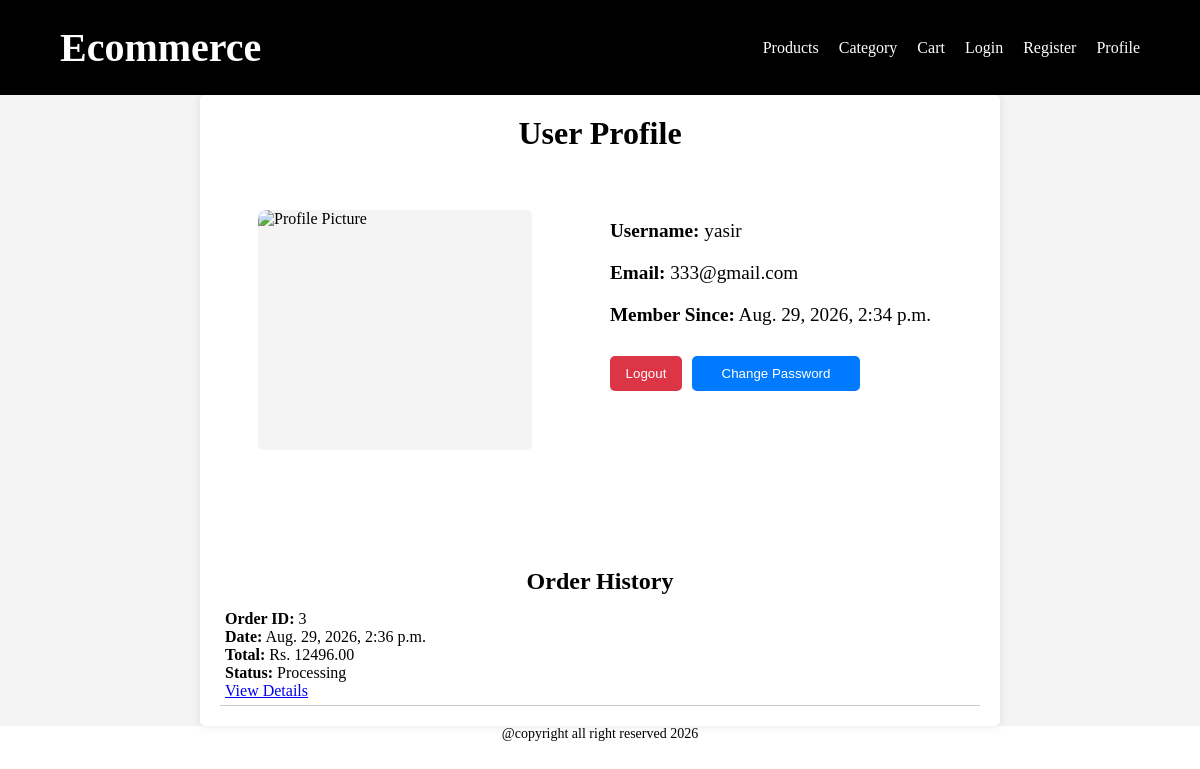
/accounts/profile/ (signed in), run on an earlier commit of the app's database.
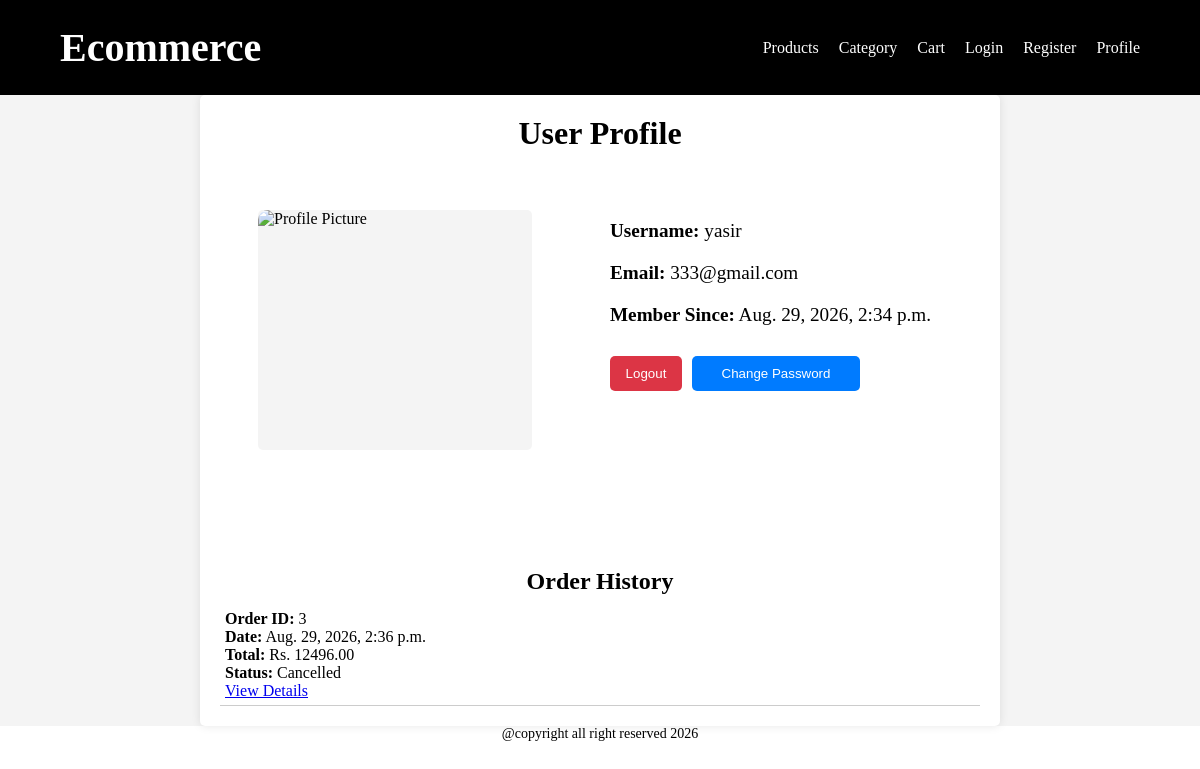
And on a later commit of the database.
### apps/orders/models.py (models this page shows, shortened)
class Order(models.Model):
    class StatusChoices(models.TextChoices):
        Pending = 'Pending' ,'Pending'
        Processing = 'Processing', 'Processing'
        Deliverd ='Deliverd','Deliverd'
        Shipped = 'Shipped','Shipped'
        Cancelled = 'Cancelled','Cancelled'
    customer = models.ForeignKey(Customer , on_delete=models.CASCADE , related_name='orders')
    status = models.CharField(
        max_length=50,
        choices=StatusChoices.choices,
        default=StatusChoices.Pending
    )
    total_price = models.DecimalField(max_digits=10 ,decimal_places=2)
    created_at = models.DateTimeField(auto_now_add=True)
    ALLOWED_TRANSITIONS = {
        StatusChoices.Pending : [ StatusChoices.Processing , StatusChoices.Cancelled],
        StatusChoices.Processing : [StatusChoices.Shipped , StatusChoices.Cancelled],
        StatusChoices.Shipped : [StatusChoices.Deliverd],
        StatusChoices.Deliverd : [],
        StatusChoices.Cancelled : [],
    }

### apps/accounts/views.py (the view)
# urls.py: path('profile/' , views.profile , name='profile'),
@login_required
def profile(req):
    customer = req.user.customer
    orders = customer.orders.all().order_by('-created_at')
    context = {
        'user' : req.user,
        'orders': orders ,
    }
    return render(req , 'accounts/profile.html' , context)

### templates/accounts/profile.html (shortened to what this page needs)
{% extends 'base.html' %}
{% load static %}
{% block link %}
    <link rel="stylesheet" href="{% static 'CSS/accounts.css' %}">
{% endblock %}
{% block content %}
    <main class="profile-main">
        <div class="profile-container">
            <h1>User Profile</h1>
            <div class="profile-data-container">
                <div class="profile-pic">
                    <img src="{% static 'images/profile-pic.png' %}" alt="Profile Picture">
                </div>
                <div class="profile-info">
                    <p><strong>Username:</strong> {{ user.username }}</p>
                    <p><strong>Email:</strong> {{ user.email }}</p>
                    <p><strong>Member Since:</strong> {{ user.date_joined }}</p>
                    <div class="profile-actions">
                        <form method="post" action="{% url 'logout' %}">
                            <button class='logout-btn' type="submit">Logout</button>
                        </form>
                        <form method="post" action="{% url 'change_password' %}">
                            <button class='change-password-btn' type="submit">Change Password</button>
                        </form>
                    </div>
                </div>
            </div>
            <div class="order-section">
                <h2>Order History</h2>
                {% if orders %}
                    <ul class="order-list">
                        {% for order in orders %}
                            <li class="order-item">
                                <p><strong>Order ID:</strong> {{ order.id }}</p>
                                <p><strong>Date:</strong> {{ order.created_at }}</p>
                                <p><strong>Total:</strong> Rs. {{ order.total_price }}</p>
                                <p><strong>Status:</strong> {{ order.status }}</p>
                                <a href="{% url 'order_detail' order.id %}">View Details</a>
                            </li>
                        {% endfor %}
                    </ul>
                {% else %}
                    <p>No orders found.</p>
                {% endif %}
            </div>
        </div>
    </main>
{% endblock %}

What changed in the data, as far as the page shows it:
changed Order id 3: status "Processing" → "Cancelled"
